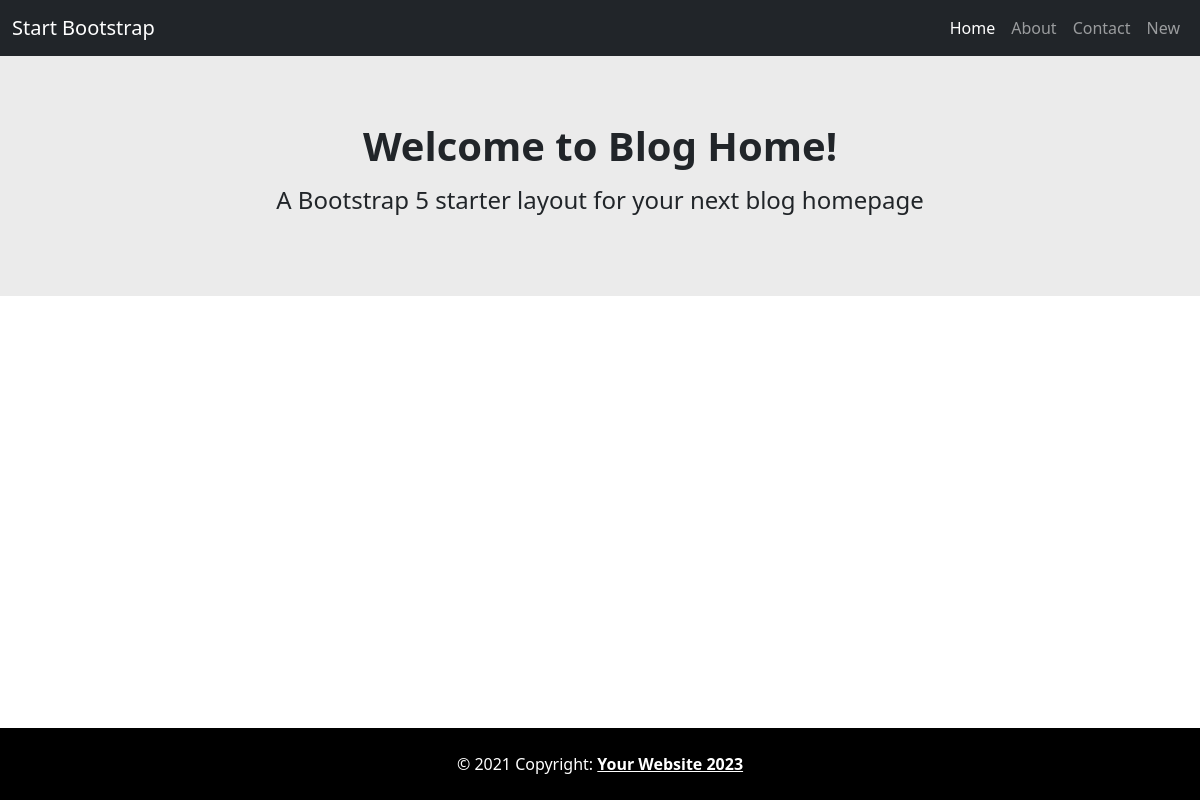
/, run on an earlier commit of the app's database.
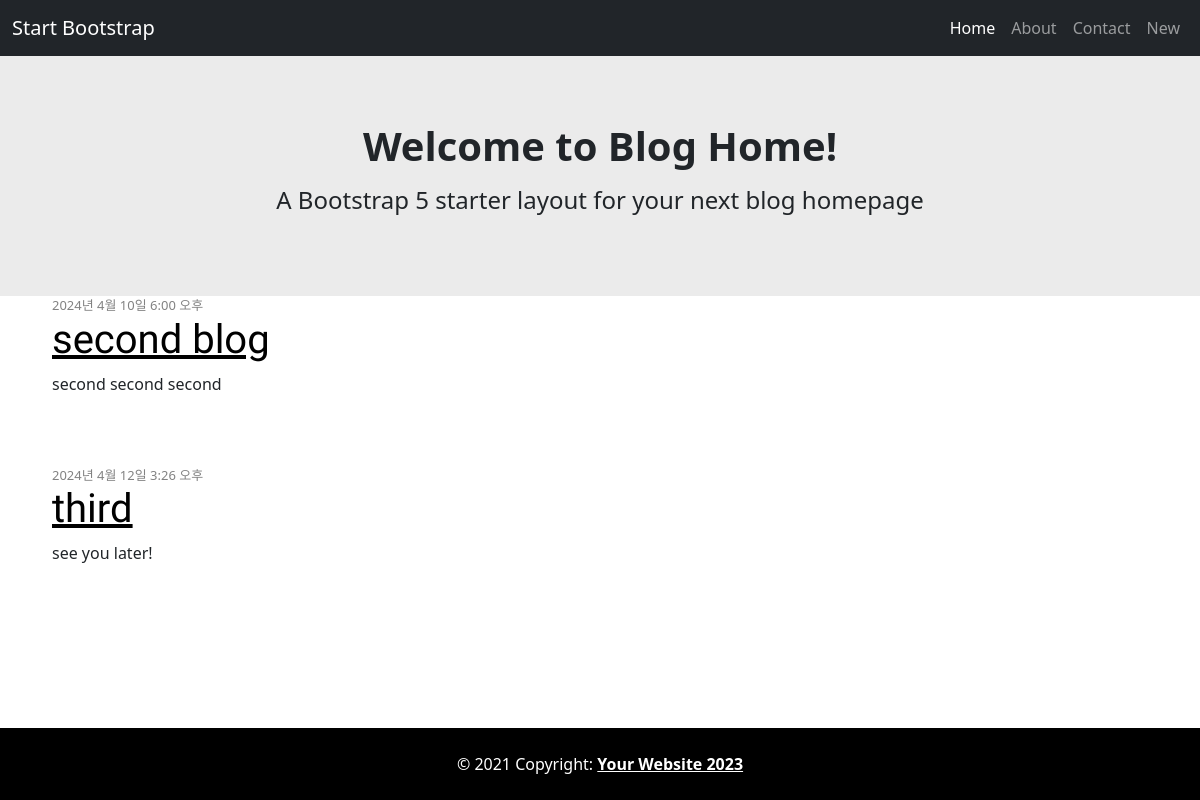
And on a later commit of the database.
### blog/models.py (models this page shows, shortened)
class Post(models.Model):
    author = models.ForeignKey(settings.AUTH_USER_MODEL, on_delete=models.CASCADE)
    title = models.CharField(max_length=200)
    text = models.TextField()
    created_date = models.DateTimeField(default=timezone.now)
    published_date = models.DateTimeField(blank=True, null=True)

### blog/views.py (the view)
# urls.py: path('', views.post_list, name='post_list'),
def post_list(request):
    posts = Post.objects.filter(published_date__lte=timezone.now()).order_by('published_date')
    return render(request, 'blog/post_list.html', {'posts': posts})

### blog/templates/blog/post_list.html
{% extends 'blog/base.html' %}
{% block content %}
    {% for post in posts %}
        <div class="post">
            <div class="date">
                {{ post.published_date }}
            </div>
            <h1 class = 'post-title'><a href="{% url 'post_detail' pk=post.pk %}" style="font-family: 'Lobster';">{{ post.title }}</a></h1>
            <p>{{ post.text|linebreaksbr }}</p>
        </div>
    {% endfor %}
{% endblock %}

### blog/templates/blog/base.html (shortened to what this page needs)
{% load static %}
<html>
    <head>
        <link href="https://cdn.jsdelivr.net/npm/bootstrap@5.3.3/dist/css/bootstrap.min.css" rel="stylesheet">
        <link rel="stylesheet" href="{% static 'css/blog.css' %}">
    </head>
    <body>
        <nav class="navbar navbar-expand-sm bg-dark navbar-dark">
          <div class="container-fluid">
            <a class="navbar-brand" href="#">Start Bootstrap</a>
            <div class="collapse navbar-collapse justify-content-end" id="navbarNavDropdown" >
              <ul class="nav justify-content-end">
                  <ul class="navbar-nav">
                    <li class="nav-item">
                      <a class="nav-link active" aria-current="page" href="#">Home</a>
                    </li>
                    <li class="nav-item">
                      <a class="nav-link" href="#">About</a>
                    </li>
                    <li class="nav-item">
                      <a class="nav-link" href="#">Contact</a>
                    </li>
                    <li class="nav-item">
                      <a class="nav-link" href="{% url 'post_new' %}" >New</a>
                    </li>
                  </ul>
              </ul>
            </div>
          </div>
        </nav>
        <div class="d-flex flex-column justify-content-center align-items-center" style="background-color: rgb(235, 235, 235); height: 30%;">
          <h1 class="mb-3" style="font-weight: bold;">Welcome to Blog Home!</h1>
          <h4 class="mb-3">A Bootstrap 5 starter layout for your next blog homepage</h4>
        </div>
        <div class="content container">
            <div class="row">
                <div class="col-md-8">
                {% block content %}
                {% endblock %}
                </div>
            </div>
        </div>
        <footer class="bg-body-tertiary text-center text-lg-start fixed-bottom">
          <div class="text-center p-4" style="background-color: rgba(0, 0, 0); color: white;">
            © 2021 Copyright:
            <a class="text-reset fw-bold" href="https://getbootstrap.com/">Your Website 2023</a>
          </div>
        </footer>
    </body>
</html>

### blog/static/css/blog.css (style rules this page uses)
.content { margin-left: 40px; }
.date { color: #828282; font-size: small; }
.post { margin-bottom: 70px; }
.post h1 a, .post h1 a:visited { color: #000000; }

What changed in the data, as far as the page shows it:
added Post: published_date "2024년 4월 10일 6:00 오후", title "second blog", text "second second second"
added Post: published_date "2024년 4월 12일 3:26 오후", title "third", text "see you later!"
